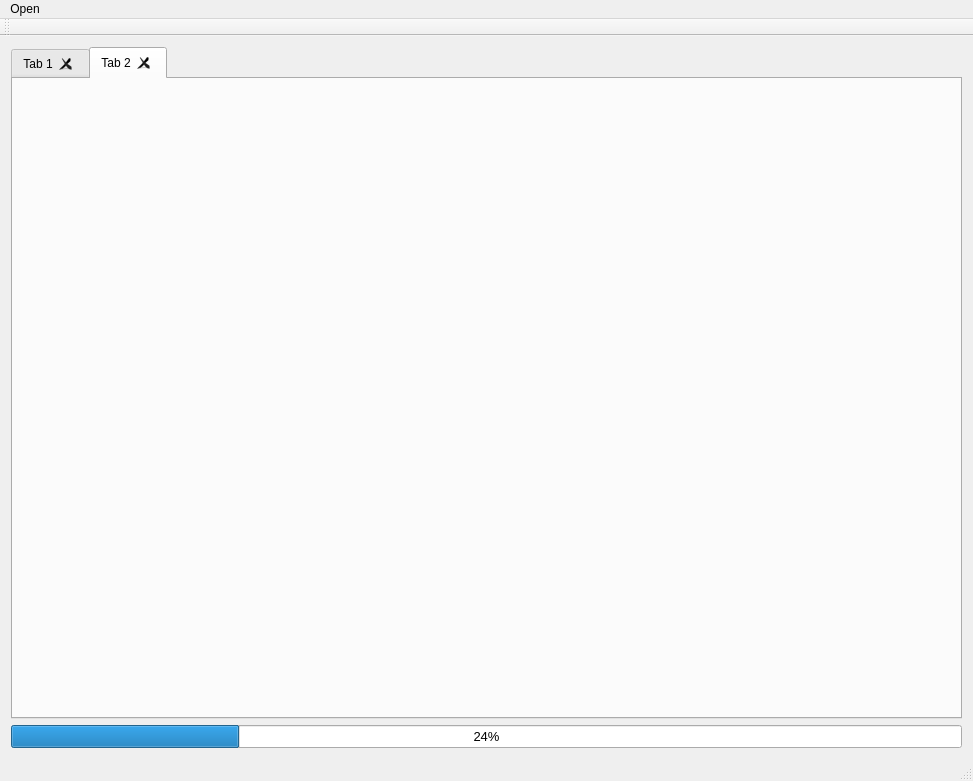
<?xml version="1.0" encoding="UTF-8"?>
<ui version="4.0">
 <class>MainWindow</class>
 <widget class="QMainWindow" name="MainWindow">
  <property name="geometry">
   <rect>
    <x>0</x>
    <y>0</y>
    <width>973</width>
    <height>781</height>
   </rect>
  </property>
  <property name="windowTitle">
   <string>MainWindow</string>
  </property>
  <widget class="QWidget" name="centralWidget">
   <layout class="QVBoxLayout" name="verticalLayout_2">
    <item>
     <widget class="QTabWidget" name="tabWidget">
      <property name="currentIndex">
       <number>1</number>
      </property>
      <property name="tabsClosable">
       <bool>true</bool>
      </property>
      <property name="movable">
       <bool>false</bool>
      </property>
      <widget class="QWidget" name="tab">
       <attribute name="title">
        <string>Tab 1</string>
       </attribute>
      </widget>
      <widget class="QWidget" name="tab_2">
       <attribute name="title">
        <string>Tab 2</string>
       </attribute>
      </widget>
     </widget>
    </item>
    <item>
     <widget class="QProgressBar" name="progressBar">
      <property name="sizePolicy">
       <sizepolicy hsizetype="Minimum" vsizetype="Fixed">
        <horstretch>0</horstretch>
        <verstretch>0</verstretch>
       </sizepolicy>
      </property>
      <property name="maximumSize">
       <size>
        <width>16777215</width>
        <height>16777215</height>
       </size>
      </property>
      <property name="font">
       <font>
        <pointsize>10</pointsize>
       </font>
      </property>
      <property name="layoutDirection">
       <enum>Qt::LeftToRight</enum>
      </property>
      <property name="value">
       <number>24</number>
      </property>
      <property name="textVisible">
       <bool>true</bool>
      </property>
      <property name="invertedAppearance">
       <bool>false</bool>
      </property>
     </widget>
    </item>
   </layout>
  </widget>
  <widget class="QMenuBar" name="menuBar">
   <property name="geometry">
    <rect>
     <x>0</x>
     <y>0</y>
     <width>973</width>
     <height>25</height>
    </rect>
   </property>
   <widget class="QMenu" name="menuFile">
    <property name="title">
     <string>Open</string>
    </property>
    <addaction name="actionOpenFile"/>
    <addaction name="actionOpenDirectory"/>
   </widget>
   <addaction name="menuFile"/>
  </widget>
  <widget class="QStatusBar" name="statusBar"/>
  <widget class="QToolBar" name="mainToolBar">
   <attribute name="toolBarArea">
    <enum>TopToolBarArea</enum>
   </attribute>
   <attribute name="toolBarBreak">
    <bool>false</bool>
   </attribute>
  </widget>
  <action name="actionOpenFile">
   <property name="text">
    <string>File(s)</string>
   </property>
  </action>
  <action name="actionOpenDirectory">
   <property name="text">
    <string>Directory</string>
   </property>
  </action>
 </widget>
 <layoutdefault spacing="6" margin="11"/>
 <resources/>
 <connections/>
</ui>
